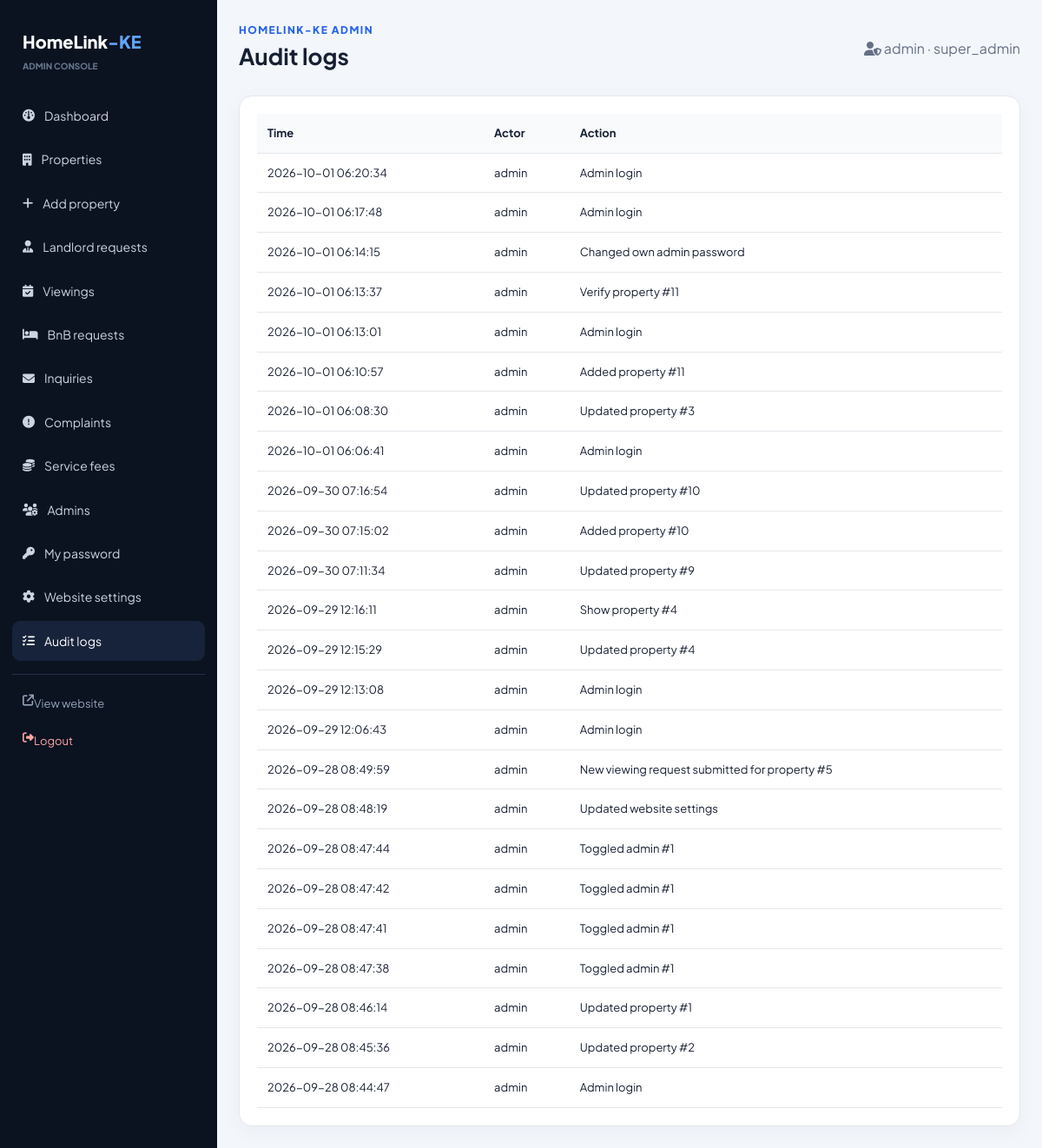
Page /HomeLink-KE/admin/audit-logs.php (signed in) on the committed database.
### tables this page shows
CREATE TABLE `audit_logs` (
  `id` int(11) NOT NULL,
  `actor` varchar(100) NOT NULL,
  `action` text NOT NULL,
  `created_at` timestamp NOT NULL DEFAULT current_timestamp()
);

### HomeLink-KE/includes/functions.php (called while the page is built, shortened)
<?php
function e(?string $value): string {
    return htmlspecialchars((string)$value, ENT_QUOTES, 'UTF-8');
}

### HomeLink-KE/admin/audit-logs.php (the view, shortened to what this page needs)
<?php
require_once __DIR__ . '/../includes/admin.php';
$res = $conn->query('SELECT * FROM audit_logs ORDER BY created_at DESC LIMIT 300');
?>
<div class="admin-card">
    <div class="admin-table-wrap">
        <table class="admin-table">
            <tr>
                <th>Time</th>
                <th>Actor</th>
                <th>Action</th>
            </tr>
            <?php while ($r = $res->fetch_assoc()): ?>
                <tr>
                    <td><?= e($r['created_at']) ?></td>
                    <td><?= e($r['actor']) ?></td>
                    <td><?= e($r['action']) ?></td>
                </tr>
            <?php endwhile; ?>
        </table>
    </div>
</div>

### HomeLink-KE/assets/folder/style.css (style rules this page uses)
:root { --primary: #2563eb; --primary-dark: #1d4ed8; --secondary: #0f172a; --accent: #10b981; --bg: #f6f8fc; --card: #ffffff; --text: #172033; --muted: #667085; --border: #e5e7eb; --danger: #dc2626; --warning: #b45309; --shadow: 0 16px 40px rgba(15, 23, 42, 0.08); --shadow-3d: 0 20px 35px -10px rgba(15, 23, 42, 0.15), 0 10px 15px -5px rgba(0, 0, 0, 0.04); --radius: 18px; --transition: all 0.3s cubic-bezier(0.16, 1, 0.3, 1); --touch-target: 44px; }
* { box-sizing: border-box; -webkit-tap-highlight-color: transparent; }
html { scroll-behavior: smooth; }
body { margin: 0; background: var(--bg); color: var(--text); font-family: 'Plus Jakarta Sans', Arial, sans-serif; line-height: 1.6; overflow-x: hidden; }
.admin-body { background: #f3f6fb; }
.admin-card { background: #ffffff; border: 1px solid var(--border); border-radius: 15px; padding: 20px; box-shadow: 0 7px 25px rgba(15, 23, 42, 0.04); }
.admin-table-wrap { overflow: auto; -webkit-overflow-scrolling: touch; }
.admin-table { width: 100%; border-collapse: collapse; min-width: 700px; }
.admin-table th, .admin-table td { padding: 12px; border-bottom: 1px solid var(--border); text-align: left; font-size: 13px; }
.admin-table th { background: #f8fafc; }

### rows in the picture
audit_logs: created_at "2026-10-01 06:20:34", actor "admin", action "Admin login"
audit_logs: created_at "2026-10-01 06:17:48", actor "admin", action "Admin login"
audit_logs: created_at "2026-10-01 06:14:15", actor "admin", action "Changed own admin password"
audit_logs: created_at "2026-10-01 06:13:37", actor "admin", action "Verify property #11"
audit_logs: created_at "2026-10-01 06:13:01", actor "admin", action "Admin login"
audit_logs: created_at "2026-10-01 06:10:57", actor "admin", action "Added property #11"
audit_logs: created_at "2026-10-01 06:08:30", actor "admin", action "Updated property #3"
audit_logs: created_at "2026-10-01 06:06:41", actor "admin", action "Admin login"
audit_logs: created_at "2026-09-30 07:16:54", actor "admin", action "Updated property #10"
audit_logs: created_at "2026-09-30 07:15:02", actor "admin", action "Added property #10"
audit_logs: created_at "2026-09-30 07:11:34", actor "admin", action "Updated property #9"
audit_logs: created_at "2026-09-29 12:16:11", actor "admin", action "Show property #4"
audit_logs: created_at "2026-09-29 12:15:29", actor "admin", action "Updated property #4"
audit_logs: created_at "2026-09-29 12:13:08", actor "admin", action "Admin login"
audit_logs: created_at "2026-09-29 12:06:43", actor "admin", action "Admin login"
audit_logs: created_at "2026-09-28 08:49:59", actor "admin", action "New viewing request submitted for property #5"
audit_logs: created_at "2026-09-28 08:48:19", actor "admin", action "Updated website settings"
audit_logs: created_at "2026-09-28 08:47:44", actor "admin", action "Toggled admin #1"
audit_logs: created_at "2026-09-28 08:47:42", actor "admin", action "Toggled admin #1"
audit_logs: created_at "2026-09-28 08:47:41", actor "admin", action "Toggled admin #1"
audit_logs: created_at "2026-09-28 08:47:38", actor "admin", action "Toggled admin #1"
audit_logs: created_at "2026-09-28 08:46:14", actor "admin", action "Updated property #1"
audit_logs: created_at "2026-09-28 08:45:36", actor "admin", action "Updated property #2"
audit_logs: created_at "2026-09-28 08:44:47", actor "admin", action "Admin login"

### other values in the picture
$it[3] "Dashboard"
$it[3] "Properties"
$it[3] "Add property"
$it[3] "Landlord requests"
$it[3] "Viewings"
$it[3] "BnB requests"
$it[3] "Inquiries"
$it[3] "Complaints"
$it[3] "Service fees"
$it[3] "Admins"
$it[3] "My password"
$it[3] "Website settings"
$it[3] "Audit logs"
$title "Audit logs"
$adminName "admin"
